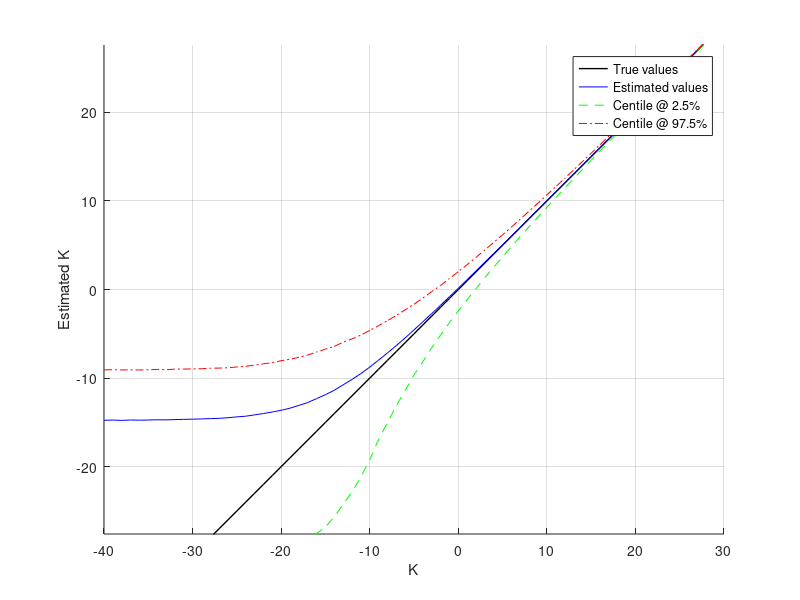

MATLAB code for this plot:
clear
tic
K=[];
V2=[];
Kfinal=[];
sigma=.08;
Nexp=100000;
N=30;

a=0
K=-40:1:30

v2=2*sigma^2*10.^(K/10);
a=0
for f=1:1:length(v2);
	a=a+1;
	     if mod(round(a/length(v2)*100),10)==0
         	disp(a/length(v2)*100)
     end

    Sr=sigma*(randn(Nexp,N));
    Si=sigma*(randn(Nexp,N))+(sqrt(v2(f)));

    Rr=Sr';
    Ri=Si';
    
    
    ssigma=[];
    vv=[];
    

        mu=sum(Rr)/N;
        mm=sum(Ri)/N;

        vv=(mu.^2+mm.^2);

     moy=mean(vv);
     sig=std(vv);
     min95=prctile(vv,2.5);
     max95=prctile(vv,97.5);
  
    Kfinal=[Kfinal;moy sig/sigma^2/2 moy/sigma^2/2 min95/sigma^2/2 max95/sigma^2/2];
 end

figure(1)
hold on
plot(K,K,'LineWidth',1,'Color','k')
plot(K,10*log10(Kfinal(:,3)),'b')
 plot(K,10*log10(Kfinal(:,4)),'--g')
 plot(K,10*log10(Kfinal(:,5)),'-.r')
% plot(K,10*log10(Kfinal(:,3)-2*Kfinal(:,2)/sqrt(30)),'--m')
% plot(K,10*log10(Kfinal(:,3)-2*Kfinal(:,2)/sqrt(100)),'--g')
% plot(K,10*log10(Kfinal(:,3)+2*Kfinal(:,2)/sqrt(30)),'--m')
% plot(K,10*log10(Kfinal(:,3)+2*Kfinal(:,2)/sqrt(100)),'--g')
legend('True values','Estimated values','Centile @ 2.5%','Centile @ 97.5%','Range of estimated values with N=30','Range of estimated values with N=100')
xlabel('K')
axis equal
ylabel('Estimated K')
grid on
xlim([-40 30])
    toc
